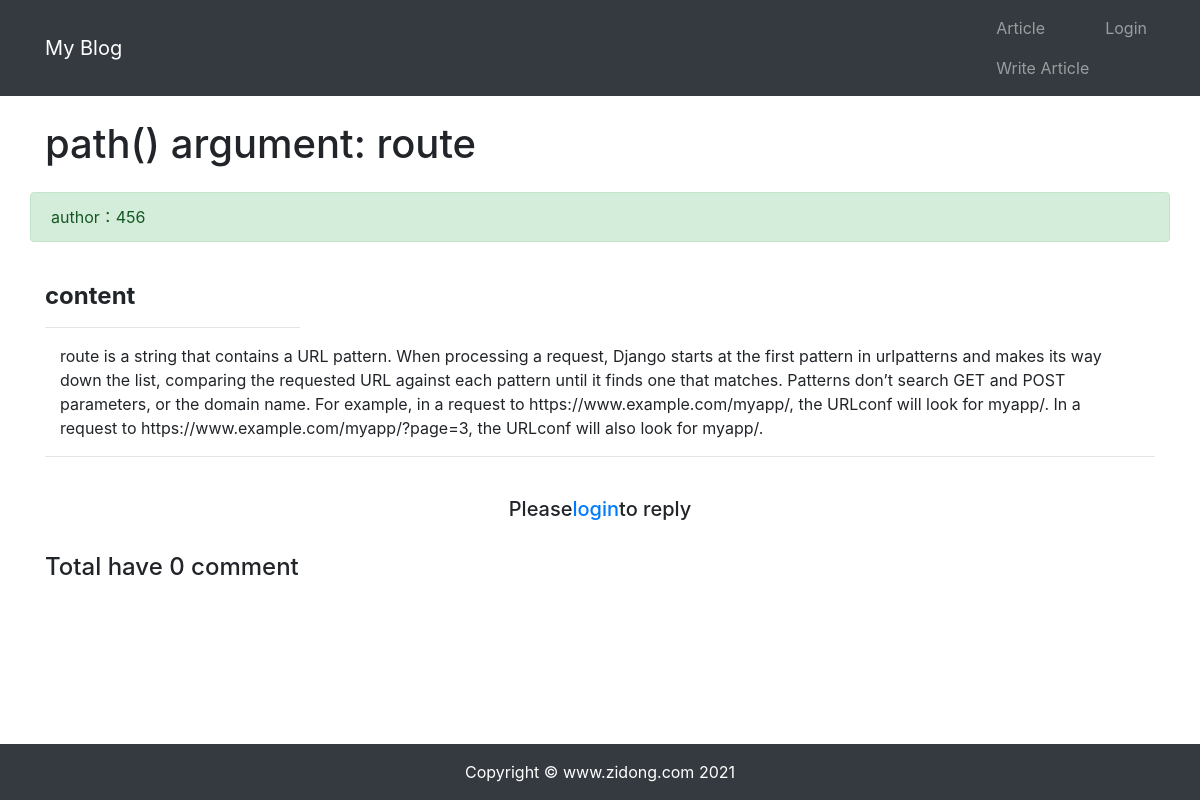
Screenshot of /article/article-detail/10/ with the database file from the repository.
### article/models.py (models this page shows, shortened)
class ArticlePost(models.Model):
    author = models.ForeignKey(User, on_delete=models.CASCADE)
    title = models.CharField(max_length=100)
    body = models.TextField()
    created = models.DateTimeField(default=timezone.now)
    updated = models.DateTimeField(auto_now=True)
    total_views = models.PositiveIntegerField(default=0)
    class Meta:
        ordering = ('-created',)

### article/views.py (the view)
# urls.py: path('article-detail/<int:id>/', views.article_detail, name='article_detail'),
def article_detail(request, id):
    article = ArticlePost.objects.get(id=id)
    comments = Comment.objects.filter(article=id)
    article.total_views += 1
    article.save(update_fields=['total_views'])
    context = {'article': article, 'comments': comments}
    return render(request, 'article/detail.html', context)

### templates/article/detail.html (shortened to what this page needs)
{% extends "base.html" %}
{% load static %}
{% block content %}
    <div class="container">
        <div class="row">
            <h1 class="col-12 mt-4 mb-4">{{ article.title }}</h1>
            <div class="col-12 alert alert-success">
                author：{{ article.author }}
            </div>
            <div class="col-3 mt-4">
                <h4><strong>content</strong></h4>
                <hr>
            </div>
        </div>
        <div class="col-12">
            <p>{{ article.body }}</p>
        </div>
        <hr>
        {% if user.is_authenticated %}
            <div>
                <form
                        action="{% url 'comment:post_comment' article.id %}"
                        method="POST"
                >
                    {% csrf_token %}
                    <div class="form-group">
                        <label for="body">
                            <strong>
                                To Comment：
                            </strong>
                        </label>
                        <textarea
                                type="text"
                                class="form-control"
                                id="body"
                                name="body"
                                rows="2"></textarea>
                    </div>
                    <button type="submit" class="btn btn-primary ">Send</button>
                </form>
            </div>
            <br>
        {% else %}
            <br>
            <h5 class="row justify-content-center">
                Please <a href="{% url 'userprofile:login' %}"> login </a> to reply
            </h5>
            <br>
        {% endif %}
        <h4>Total have {{ comments.count }} comment</h4>
    </div>
{% endblock content %}

### rows the page displays
ArticlePost: title "path() argument: route", author "456", body "route is a string that contains a URL pattern. When processing a request, Django starts at the first pattern in urlpatterns and makes its way down the list, comparing the requested URL against each pattern until it finds one that matches. Patterns don’t search GET and POST parameters, or the domain name. For example, in a request to https://www.example.com/myapp/, the URLconf will look for myapp/. In a request to https://www.example.com/myapp/?page=3, the URLconf will also look for myapp/."

### other values shown
{{ comments.count }} "0"
